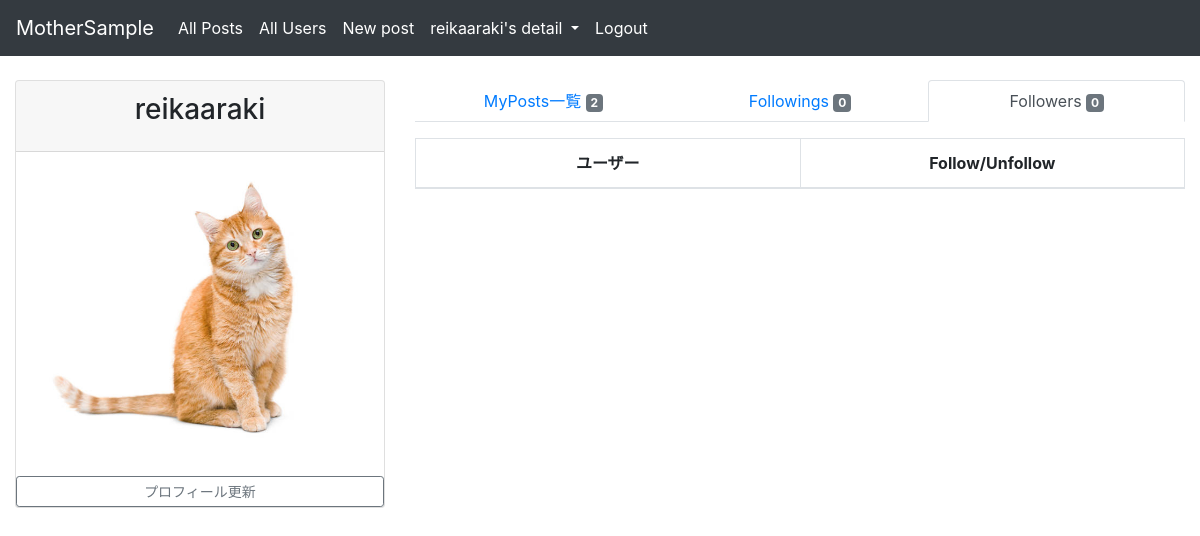
The page /microposts/follower/ (signed in) on the database as committed earlier.
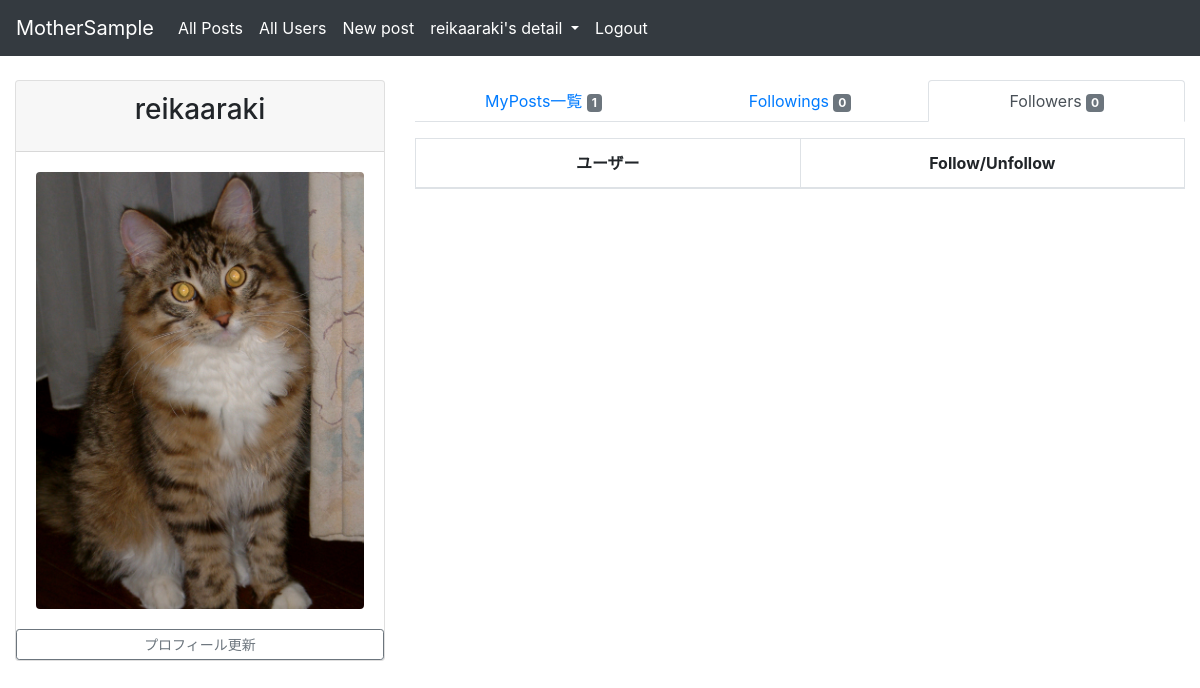
The same page on the database as committed later.
### accounts/models.py (models this page shows, shortened)
class User(AbstractUser, PermissionsMixin):
    username = models.CharField(max_length=50, unique=True)
    email = models.EmailField(max_length=50, unique=True)
    is_active = models.BooleanField(default=True)
    is_staff = models.BooleanField(default=False)
    age = models.IntegerField(blank=True, null=True)
    avatar = models.ImageField(blank=True, null=True)
    facebook_id = models.CharField(max_length=255, blank=True, null=True)
    twitter_id = models.CharField(max_length=255, blank=True, null=True)
    instagram_id = models.CharField(max_length=255, blank=True, null=True)
    last_login_date = models.DateTimeField(null=True, blank=True)
    created_at = models.DateTimeField(auto_now_add=True)
    updated_at = models.DateTimeField(auto_now=True)
    EMAIL_FIELD = 'email'
    USERNAME_FIELD = 'username'
    REQUIRED_FIELDS = ['email']
    objects = UserManager()
    favourite_post = models.ManyToManyField(
        'microposts.Post', blank=True, verbose_name='お気に入り投稿'
    )
    groups = models.ManyToManyField(Group, blank=True, related_name='custom_user_groups')
    user_permissions = models.ManyToManyField(Permission, blank=True, related_name='custom_user_permissions')

### microposts/views.py (the view)
# urls.py: path('follower/', FollowersView.as_view(), name='follower'),
class FollowersView(LoginRequiredMixin, ListView):
    template_name = 'microposts/followers.html'
    model = Relationship
    def get_context_data(self, **kwargs):
        context = super().get_context_data(**kwargs)
        user = self.request.user
        context['my_posts_count'] = Post.objects.filter(owner_id=self.request.user).count()
        followings = (Relationship.objects.filter(follower_id=user.pk)).values_list('following_id')
        context['following_list'] = User.objects.filter(id__in=followings)
        context['following_count'] = User.objects.filter(id__in=followings).count()
        followers = (Relationship.objects.filter(following_id=user.pk)).values_list('follower_id')
        context['follower_list'] = User.objects.filter(id__in=followers)
        return context

### templates/microposts/followers.html (shortened to what this page needs)
{% extends 'base.html' %}
{% load static %}
{% block content %}
   <div class="content-wrapper">
       <div class="container-fluid">
           <div class="row">
               <aside class="col-sm-4">
                   <div class="card">
                       <div class="card-header">
                           <h3 class="card-title text-center">{{ user.get_username }}</h3>
                       </div>
                       <div class="card-body">
                           {% if user.avatar %}
                               <img class="rounded img-fluid mx-auto d-block"
                                   src="{{ user.avatar.url }}" id="avatar-image" alt="avatar_image">
                           {% else %}
                               <img class="rounded img-fluid mx-auto d-block"
                                   src="{% static 'images/avator_default.png' %}" id="avatar-image" alt="avatar_image">
                           {% endif %}
                       </div>
                       <a class="btn btn-outline-secondary btn-sm"
                           href="{% url 'accounts:edit_profile' %}" role="button">プロフィール更新</a>
                   </div>
               </aside>
               <div class="col-sm-8">
                   <ul class="nav nav-tabs nav-justified mb-3">
                       <li class="nav-item"><a href="{% url 'microposts:myposts' %}" class="nav-link">MyPosts一覧
                           <span class="badge badge-secondary">{{ my_posts_count }}</span></a></li>
                       <li class="nav-item"><a href="{% url 'microposts:following' %}" class="nav-link">Followings
                           <span class="badge badge-secondary">{{ following_count }}</span></a></li>
                       <li class="nav-item"><a href="{% url 'microposts:follower' %}" class="nav-link active">Followers
                           <span class="badge badge-secondary">{{ follower_list | length }}</span></a></li>
                   </ul>
                   <div class="table table-responsive">
                       <table id='follower_list'
                           class="table table-striped table-bordered table-hover">
                           <thead>
                           <tr>
                               <th class="text-center" style="width: 50%">ユーザー</th>
                               <th class="text-center" style="width: 50%">Follow/Unfollow</th>
                           </tr>
                           </thead>
                       </table>
                   </div>
               </div>
           </div>
       </div>
   </div>
{% endblock %}

### templates/base.html (shortened to what this page needs)
{% load static %}
<!DOCTYPE html>
<html lang="ja">
<head>
    <link rel="stylesheet" href="https://stackpath.bootstrapcdn.com/bootstrap/4.3.1/css/bootstrap.min.css"
>
    <link rel="stylesheet" href="{% static 'accounts/style.css' %}">
    {% load bootstrap4 %}
</head>
<body>
<header class="mb-4">
    <nav class="navbar navbar-expand-sm navbar-dark bg-dark">
        <a class="navbar-brand" href="{% url 'microposts:postlist' %}">MotherSample</a>
        <div class="collapse navbar-collapse" id="navbarSupportedContent">
            <ul class="navbar-nav navbar-left">{% if user.is_authenticated %}
                <li class="nav-item">
                    <a class="nav-link" href="{% url 'microposts:postlist' %}">All Posts</a>
                </li>
                <li class="nav-item">
                    <a class="nav-link" href="{% url 'accounts:userlist' %}">All Users</a>
                </li>
                <li class="nav-item">
                    <a class="nav-link" href="{% url 'microposts:create' %}">New post</a>
                </li>
                <li class="nav-item dropdown">
                    <a class="nav-link dropdown-toggle" href="#" id="navbarDropdownMenuLink" role="button"
                    data-toggle="dropdown" aria-haspopup="true" aria-expanded="false">
                        {{ user.username }}'s detail
                    </a>
                </li>{% endif %}
            </ul>
            <ul class="navbar-nav navbar-right">{% if user.is_authenticated %}
                <li class="nav-item">
                    <a class="nav-link" href="{% url 'accounts:logout'%}">Logout</a>
                </li>{% endif %}
            </ul>
        </div>
    </nav>
</header>
{% block content %}
{% endblock content %}
</body>
</html>

Rows that differ between the two databases and show on the page:
changed User "reikaaraki": avatar: a different picture
Other text that changed with them:
{{ my_posts_count }}: "2" → "1"
